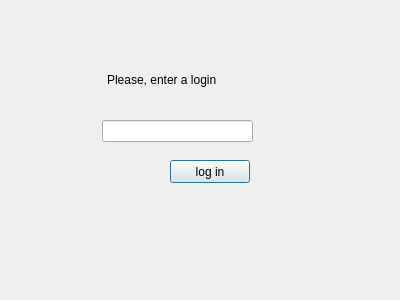
<?xml version="1.0" encoding="UTF-8"?>
<ui version="4.0">
 <class>Dialog</class>
 <widget class="QDialog" name="Dialog">
  <property name="geometry">
   <rect>
    <x>0</x>
    <y>0</y>
    <width>400</width>
    <height>300</height>
   </rect>
  </property>
  <property name="windowTitle">
   <string>Dialog</string>
  </property>
  <widget class="QLineEdit" name="lineEdit">
   <property name="geometry">
    <rect>
     <x>102</x>
     <y>120</y>
     <width>151</width>
     <height>22</height>
    </rect>
   </property>
  </widget>
  <widget class="QLabel" name="label">
   <property name="geometry">
    <rect>
     <x>107</x>
     <y>70</y>
     <width>151</width>
     <height>20</height>
    </rect>
   </property>
   <property name="text">
    <string>Please, enter a login</string>
   </property>
  </widget>
  <widget class="QPushButton" name="loginButton">
   <property name="geometry">
    <rect>
     <x>170</x>
     <y>160</y>
     <width>80</width>
     <height>23</height>
    </rect>
   </property>
   <property name="text">
    <string>log in</string>
   </property>
  </widget>
 </widget>
 <resources/>
 <connections/>
</ui>
